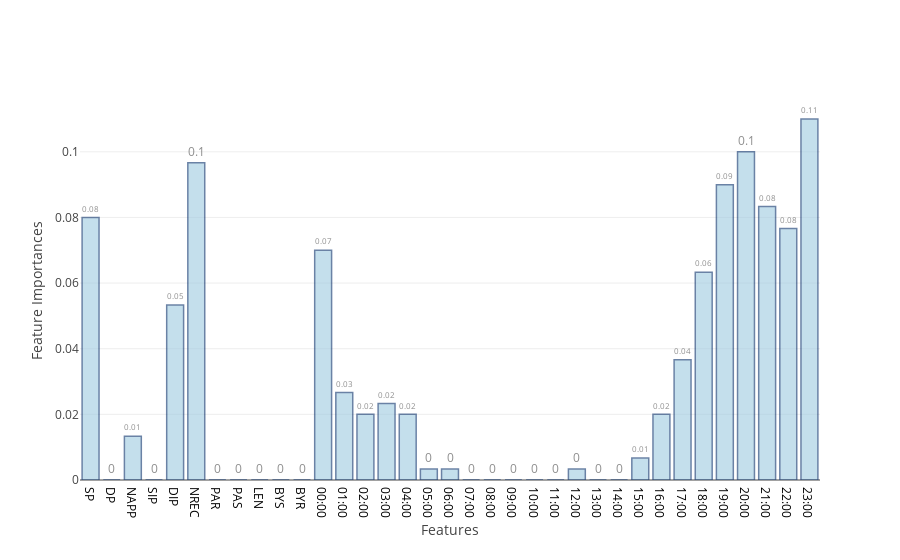
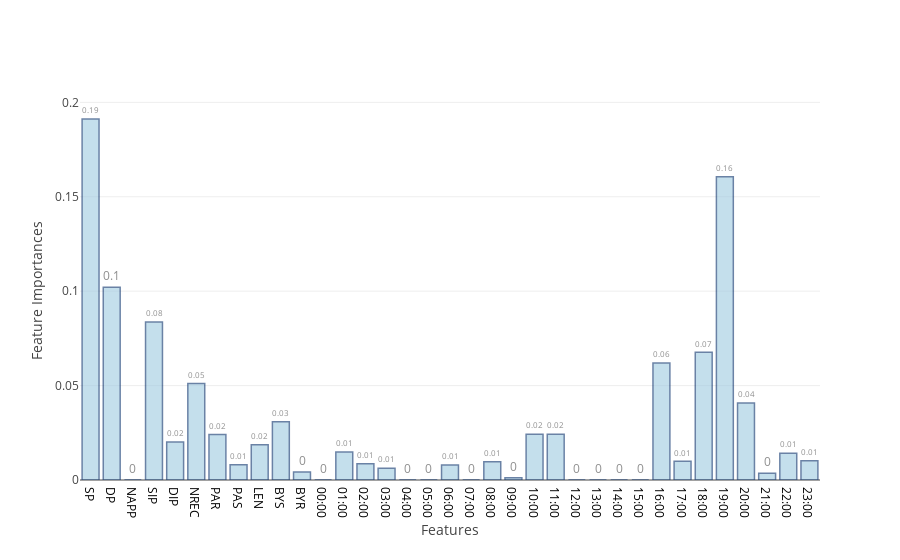
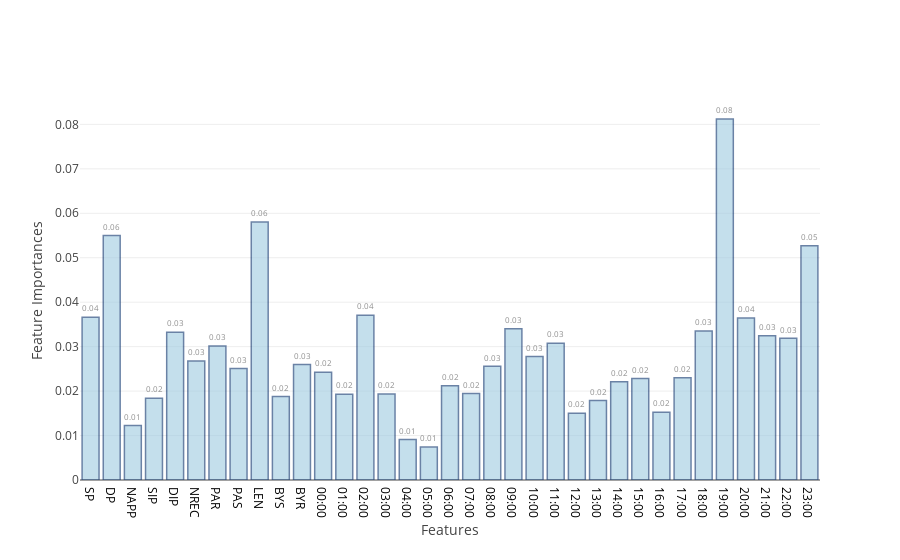
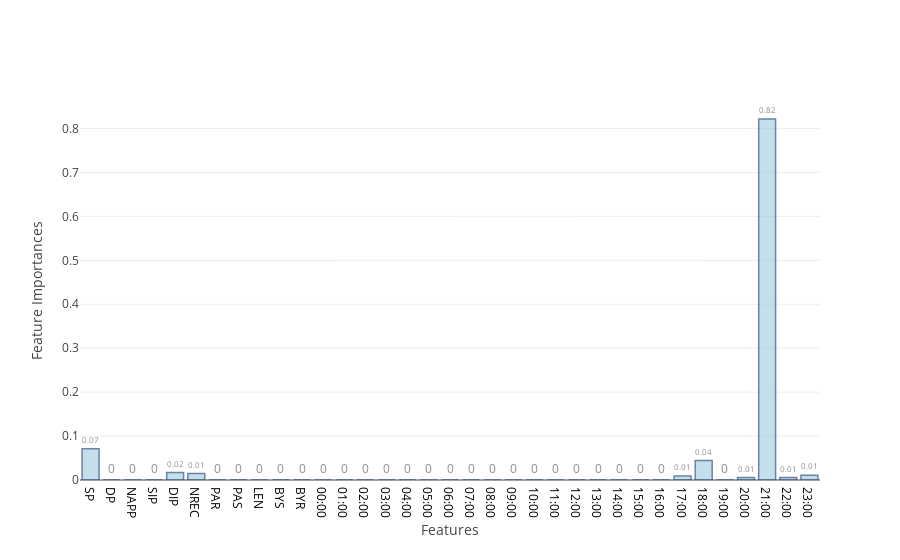

The notebook cell these images were saved under, in order:
### Code cell
feat_imp=[None]*4
j=0
for i in range(0,9):
    if i>=2 and i<=5:
        model,cm_train,cm_test,acc_train,acc_test,cm,accuracy,threshold,roc_auc,feat_imp[j]=f[i](X_train,Y_train,X_test,Y_test)
        j=j+1
    else:
        model,cm_train,cm_test,acc_train,acc_test,cm,accuracy,threshold,roc_auc=f[i](X_train,Y_train,X_test,Y_test)
    table_80_50_train.loc[i]=   ([acc_train,cm_train.TP,cm_train.TN,cm_train.FP,cm_train.FN,cm_train.FPR,cm_train.FNR])
    table_80_50_test.loc[i] =   ([acc_test ,cm_test.TP, cm_test.TN, cm_test.FP, cm_test.FN, cm_test.FPR, cm_test.FNR])
    table_80_50_test_roc.loc[i]=([accuracy, cm.TP,  cm.TN,   cm.FP, cm.FN,  cm.FPR, cm.FNR, threshold,roc_auc])
    print("\n")

### Figure 1 — Plotly figure (JSON) as saved in the notebook; plotly's stock layout.template omitted (floating-point values rounded to 4 significant figures)
{"data": [{"marker": {"color": "rgb(158,202,225)", "line": {"color": "rgb(8,48,107)", "width": 1.5}}, "opacity": 0.6, "text": [0.08, 0, 0.01, 0, 0.05, 0.1, 0, 0, 0, 0, 0, 0.07, 0.03, 0.02, 0.02, 0.02, 0, 0, 0, 0, 0, 0, 0, 0, 0, 0, 0.01, 0.02, 0.04, 0.06, 0.09, 0.1, 0.08, 0.08, 0.11], "textposition": "outside", "type": "bar", "uid": "e9062a10-dd8e-4685-a941-8426f0d762da", "x": ["SP", "DP", "NAPP", "SIP", "DIP", "NREC", "PAR", "PAS", "LEN", "BYS", "BYR", "00:00", "01:00", "02:00", "03:00", "04:00", "05:00", "06:00", "07:00", "08:00", "09:00", "10:00", "11:00", "12:00", "13:00", "14:00", "15:00", "16:00", "17:00", "18:00", "19:00", "20:00", "21:00", "22:00", "23:00"], "y": [0.08, 0, 0.01333, 0, 0.05333, 0.09667, 0, 0, 0, 0, 0, 0.07, 0.02667, 0.02, 0.02333, 0.02, 0.003333, 0.003333, 0, 0, 0, 0, 0, 0.003333, 0, 0, 0.006667, 0.02, 0.03667, 0.06333, 0.09, 0.1, 0.08333, 0.07667, 0.11]}], "layout": {"xaxis": {"tickfont": {"color": "black", "size": 12}, "title": "Features"}, "yaxis": {"title": "Feature Importances"}}}

### Figure 2 — Plotly figure (JSON) as saved in the notebook; plotly's stock layout.template omitted (floating-point values rounded to 4 significant figures)
{"data": [{"marker": {"color": "rgb(158,202,225)", "line": {"color": "rgb(8,48,107)", "width": 1.5}}, "opacity": 0.6, "text": [0.19, 0.1, 0, 0.08, 0.02, 0.05, 0.02, 0.01, 0.02, 0.03, 0, 0, 0.01, 0.01, 0.01, 0, 0, 0.01, 0, 0.01, 0, 0.02, 0.02, 0, 0, 0, 0, 0.06, 0.01, 0.07, 0.16, 0.04, 0, 0.01, 0.01], "textposition": "outside", "type": "bar", "uid": "3636ac97-c3da-4cac-a10f-7359896276f4", "x": ["SP", "DP", "NAPP", "SIP", "DIP", "NREC", "PAR", "PAS", "LEN", "BYS", "BYR", "00:00", "01:00", "02:00", "03:00", "04:00", "05:00", "06:00", "07:00", "08:00", "09:00", "10:00", "11:00", "12:00", "13:00", "14:00", "15:00", "16:00", "17:00", "18:00", "19:00", "20:00", "21:00", "22:00", "23:00"], "y": [0.1912, 0.1021, 0, 0.08372, 0.02007, 0.05115, 0.02415, 0.008031, 0.01868, 0.03091, 0.004263, 0, 0.0148, 0.008574, 0.006213, 0, 0, 0.007962, 0, 0.009721, 0.001134, 0.02421, 0.02426, 0, 0, 0, 0, 0.062, 0.009891, 0.06761, 0.1606, 0.04084, 0.00363, 0.01414, 0.0102]}], "layout": {"xaxis": {"tickfont": {"color": "black", "size": 12}, "title": "Features"}, "yaxis": {"title": "Feature Importances"}}}

### Figure 3 — Plotly figure (JSON) as saved in the notebook; plotly's stock layout.template omitted (floating-point values rounded to 4 significant figures)
{"data": [{"marker": {"color": "rgb(158,202,225)", "line": {"color": "rgb(8,48,107)", "width": 1.5}}, "opacity": 0.6, "text": [0.04, 0.06, 0.01, 0.02, 0.03, 0.03, 0.03, 0.03, 0.06, 0.02, 0.03, 0.02, 0.02, 0.04, 0.02, 0.01, 0.01, 0.02, 0.02, 0.03, 0.03, 0.03, 0.03, 0.02, 0.02, 0.02, 0.02, 0.02, 0.02, 0.03, 0.08, 0.04, 0.03, 0.03, 0.05], "textposition": "outside", "type": "bar", "uid": "77ba63ce-2e7b-47b1-9cfb-3cf867a90ccc", "x": ["SP", "DP", "NAPP", "SIP", "DIP", "NREC", "PAR", "PAS", "LEN", "BYS", "BYR", "00:00", "01:00", "02:00", "03:00", "04:00", "05:00", "06:00", "07:00", "08:00", "09:00", "10:00", "11:00", "12:00", "13:00", "14:00", "15:00", "16:00", "17:00", "18:00", "19:00", "20:00", "21:00", "22:00", "23:00"], "y": [0.0366, 0.05502, 0.01226, 0.01841, 0.03325, 0.0268, 0.03015, 0.0251, 0.05804, 0.01879, 0.026, 0.02425, 0.0193, 0.03705, 0.01934, 0.009127, 0.007406, 0.0212, 0.01947, 0.02556, 0.03403, 0.02778, 0.03076, 0.01501, 0.0179, 0.0221, 0.02286, 0.01526, 0.02301, 0.0335, 0.08121, 0.03645, 0.03245, 0.03187, 0.05269]}], "layout": {"xaxis": {"tickfont": {"color": "black", "size": 12}, "title": "Features"}, "yaxis": {"title": "Feature Importances"}}}

### Figure 4 — Plotly figure (JSON) as saved in the notebook; plotly's stock layout.template omitted (floating-point values rounded to 4 significant figures)
{"data": [{"marker": {"color": "rgb(158,202,225)", "line": {"color": "rgb(8,48,107)", "width": 1.5}}, "opacity": 0.6, "text": [0.07, 0, 0, 0, 0.02, 0.01, 0, 0, 0, 0, 0, 0, 0, 0, 0, 0, 0, 0, 0, 0, 0, 0, 0, 0, 0, 0, 0, 0, 0.01, 0.04, 0, 0.01, 0.82, 0.01, 0.01], "textposition": "outside", "type": "bar", "uid": "fda465e7-5a78-4cc4-a07a-332f0c15401d", "x": ["SP", "DP", "NAPP", "SIP", "DIP", "NREC", "PAR", "PAS", "LEN", "BYS", "BYR", "00:00", "01:00", "02:00", "03:00", "04:00", "05:00", "06:00", "07:00", "08:00", "09:00", "10:00", "11:00", "12:00", "13:00", "14:00", "15:00", "16:00", "17:00", "18:00", "19:00", "20:00", "21:00", "22:00", "23:00"], "y": [0.07099, 0, 0, 0, 0.01696, 0.01476, 0, 0, 0, 0, 0, 0, 0, 0, 0, 0, 0, 0, 0, 0, 0, 0, 0, 0, 0, 0, 0, 0, 0.008835, 0.04459, 0, 0.005611, 0.8217, 0.005818, 0.01074]}], "layout": {"xaxis": {"tickfont": {"color": "black", "size": 12}, "title": "Features"}, "yaxis": {"title": "Feature Importances"}}}
